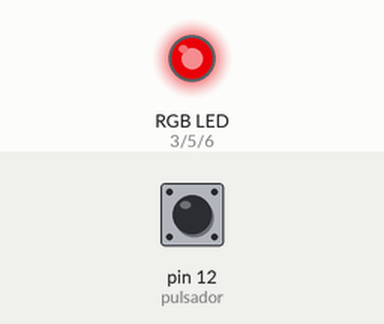
Recording of a sketch running on a simulated Arduino Uno, built with avr-gcc and run on an emulated ATmega328P. Shown: an RGB LED mixed from three pins (HIGH = lit). The test bench sets the inputs (shaded band); at power-on: pin 12 (pulsador) LOW. Dim RGB values are drawn brighter than linear; what the sketch prints to the serial monitor is not drawn.

Above: at 1.2 s.
1.3 s: pin 12 (pulsador) pulled HIGH for 0.15 s
At 1.38 s:
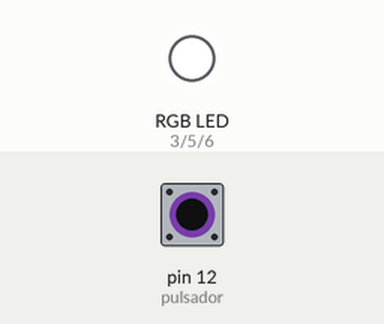
2.9 s: pin 12 (pulsador) pulled HIGH for 3.2 s
At 6.4 s:
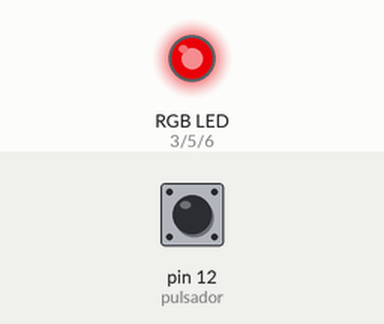
Timing chart, 0 to 7.9 s (numbered marks = the images above; inputs shaded):
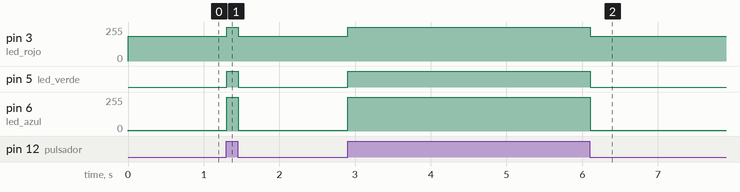

The sketch:

led_celeste.ino
```cpp
int led_rojo = 3;
int led_verde = 5;
int led_azul = 6;
int pulsador = 12;
int x = 0;

void setup() {
  pinMode(led_rojo, OUTPUT);
  pinMode(led_verde, OUTPUT);
  pinMode(led_azul, OUTPUT);
  pinMode(pulsador, INPUT);
  Serial.begin(9600);
}

void loop() {

  digitalWrite(pulsador, LOW);
  x = digitalRead(pulsador);
  Serial.println(x);

  if (x == 1) {
    analogWrite(led_rojo, 255);
    analogWrite(led_verde, 255);
    analogWrite(led_azul, 255);
  }
  if (x == 0) {
    analogWrite(led_rojo, 186);
    analogWrite(led_verde, 0);
    analogWrite(led_azul, 6);
  }
}
```

Measured:
- after the input at 1.3 s, pin 3 (led_rojo): 186/255 → 255/255 at once, → 186/255 0.15 s later; pin 5 (led_verde): LOW → HIGH at once, → LOW 0.15 s later; pin 6 (led_azul): 6/255 → 255/255 at once, → 6/255 0.15 s later
- after the input at 2.9 s, pin 3 (led_rojo): 186/255 → 255/255 at once, → 186/255 3.2 s later; pin 5 (led_verde): LOW → HIGH at once, → LOW 3.2 s later; pin 6 (led_azul): 6/255 → 255/255 at once, → 6/255 3.2 s later
